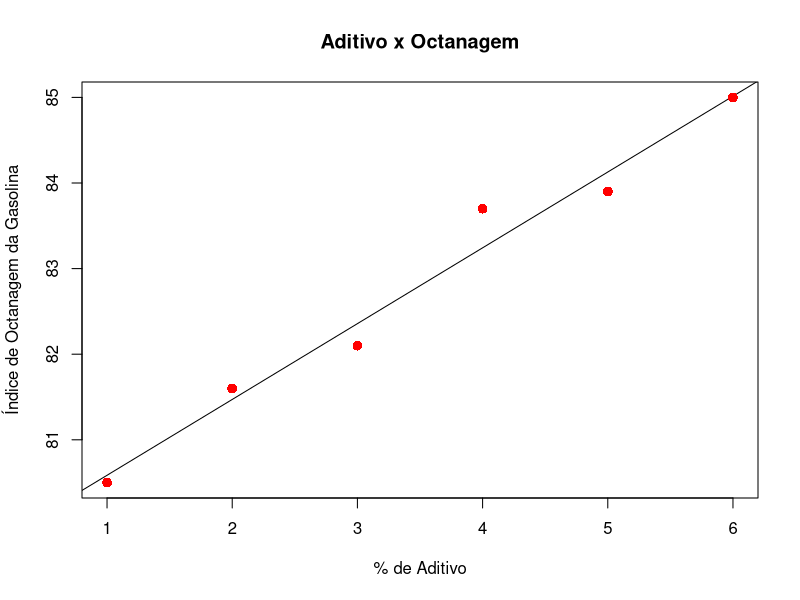
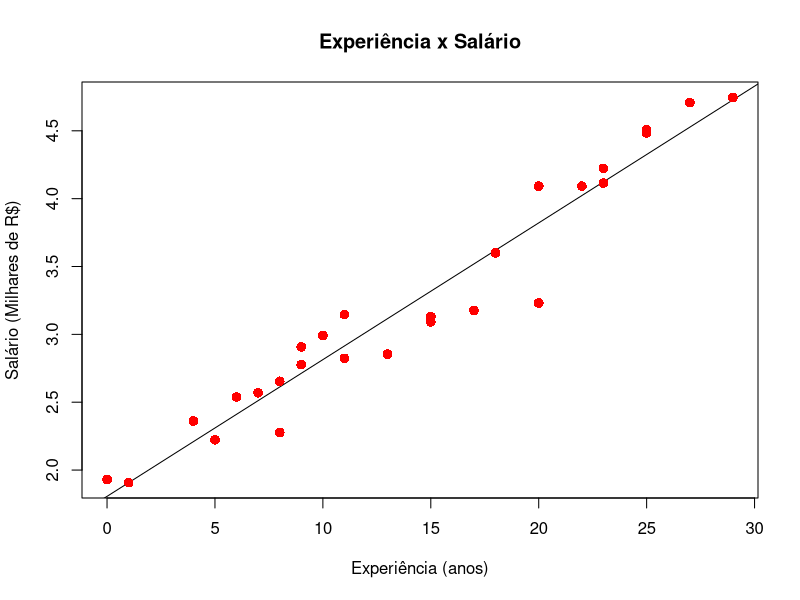
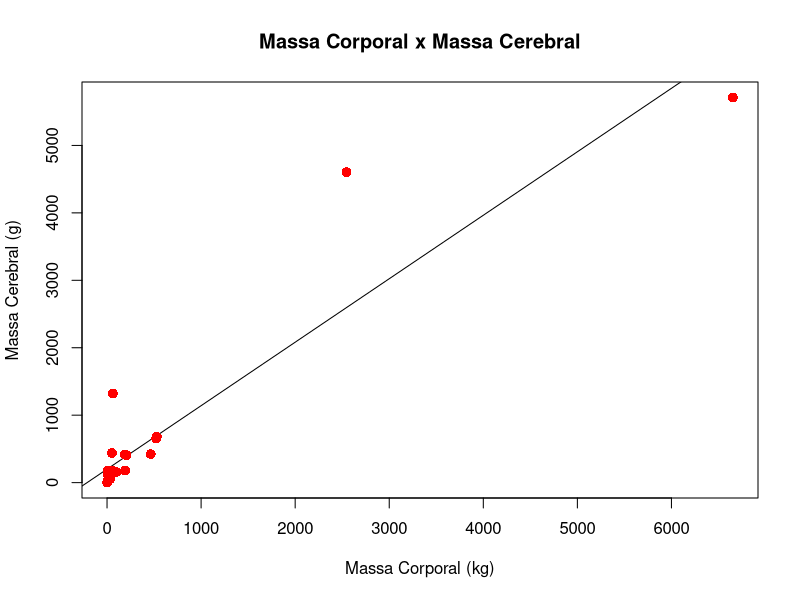
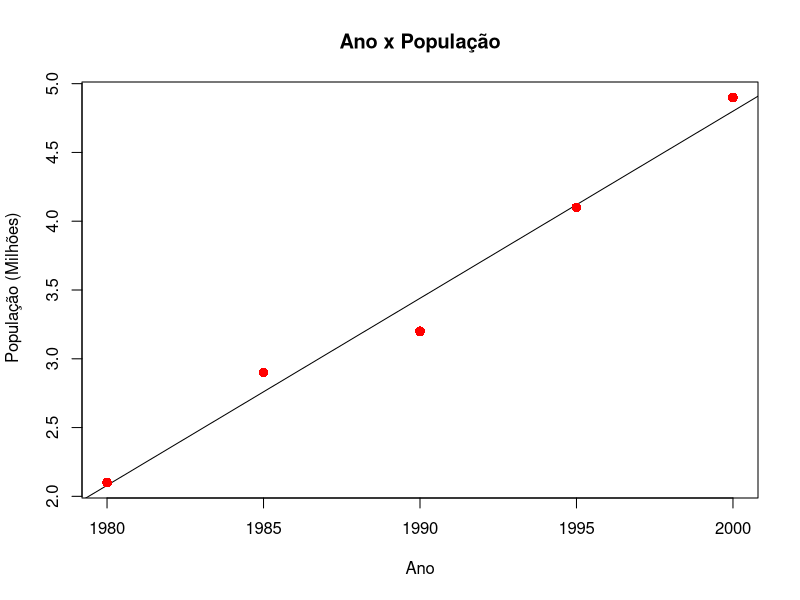
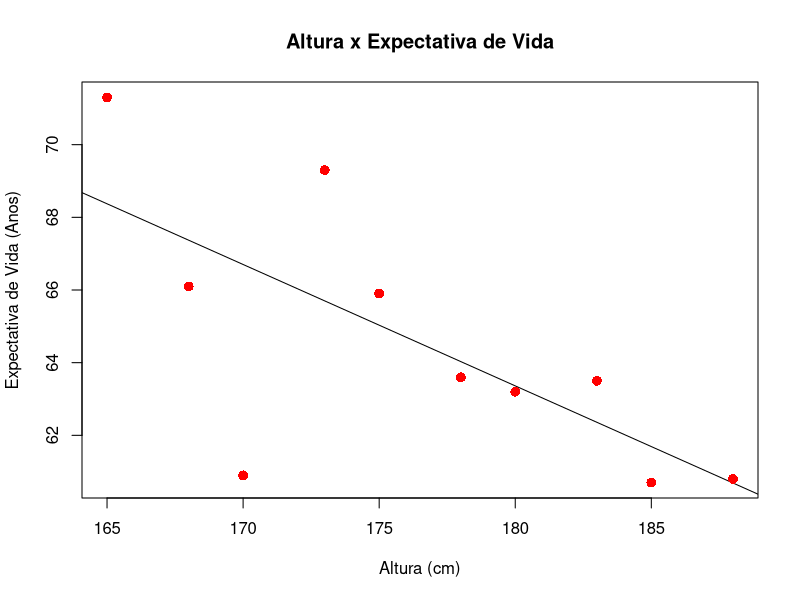
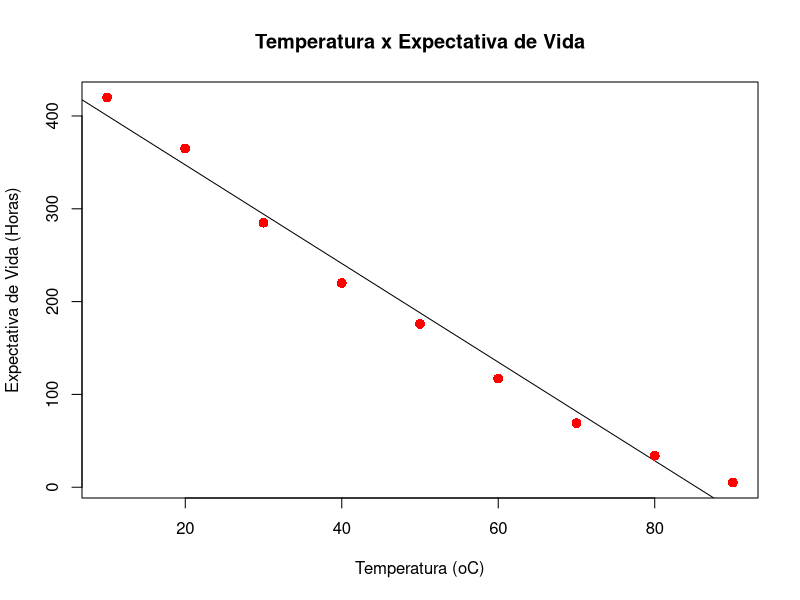

R code for these plots, in order:
#1º Parte da Aula 
#-------------------------------------------------------------------------------------
#Projeto Exemplo
#-------------------------------------------------------------------
# Primeiro Passo - Carregar os dados
# nos vetores x e y
# variável preditora (% de aditivo)
x <- c(1,2,3,4,5,6)
# variável de resposta (índice de octanagem da gasolina)
y <- c(80.5, 81.6, 82.1, 83.7, 83.9, 85.0)
# Segundo Passo - Criação do modelo e
# impressão dos coeficientes
# usando a função lm (linear model)
# para criar o modelo de relação linear
modelo <- lm(y~x)
# impressão dos coeficientes linear e angular
print(modelo)
# Terceiro Passo - Predição da octanagem da gasolina
# para 4% e 5% de aditivo
# predição para 4% de aditivo
a <- data.frame(x = 4)
resultado <- predict(modelo,a)
cat("4% de aditivo gera um índice de octanagem de",resultado,"\n")
# predição para 5% de aditivo
a <- data.frame(x = 5)
resultado <- predict(modelo,a)
cat("5% de aditivo gera um índice de octanagem de",resultado,"\n")
# Dando um nome para o arquivo da imagem.
png(file = "Aditivo_Octanagem.png")
# Desenhando o gráfico
plot( # dados da coordenada x
x,
# dados da coordenada y
y,
# cor dos pontos
col = "red",
# título principal
main = "Aditivo x Octanagem",
# adiciona uma linha no gráfico
abline(modelo),
# espessura dos pontos
cex = 1.3,
# formato dos pontos
pch = 16,
# título do eixo x
xlab = "% de Aditivo",
# título do eixo y
ylab = "Índice de Octanagem da Gasolina")
# salvando e fechando o arquivo da imagem.
dev.off()

#--------------------------------------------------------------------------------------
#1º Caso
#Um Cientista de Dados deseja estudar a possível relação entre o
#salário (em mil reais) e o tempo de experiência (em anos completos) no cargo de gerente
#de agências bancárias de um grande Banco.
#--------------------------------------------------------------------------------------
# Primeiro Passo - Carregar os dados nos vetores x e y
# variável preditora (experiência em anos)
x <- c(0,1,4,5,6,7,8,8,9,9,10,11,11,13,15,15,17,18,20,20,22,23,23,25,25,27,29)
# variável de resposta (salário em milhares de reais)
y <- c(1.9307, 1.9076, 2.3615, 2.2230, 2.5384, 2.5692, 2.2769,2.6538,2.7769,
2.9076, 2.9923, 2.8230, 3.1461, 2.8538, 3.1307, 3.0923,3.1769,3.6000,
3.2307, 4.0923, 4.0923, 4.2230, 4.1153, 4.5076, 4.4846,4.7076,4.7461)
# Segundo Passo - Criação do modelo e impressão dos coeficientes
# usando a função lm (linear model) para criar o modelo de relação linear
modelo <- lm(y~x)
# impressão dos coeficientes linear e angular
print(modelo)
# Terceiro Passo - Predição do salário em milhares de reais
# para 3, 14 e 35 anos de experiência
# predição para 3 anos de experiência
a <- data.frame(x = 3)
resultado <- predict(modelo,a)
cat("3 anos de experiência projeta um salário de",
resultado,"milhares de reais.\n")
# predição para 14 anos de experiência
a <- data.frame(x = 14)
resultado <- predict(modelo,a)
cat("14 anos de experiência projeta um salário de",
resultado,"milhares de reais.\n")
# predição para 35 anos de experiência
a <- data.frame(x = 35)
resultado <- predict(modelo,a)
cat("35 anos de experiência projeta um salário de",
resultado,"milhares de reais.\n")
# Quarto Passo - Impressão do gráfico de dispersão
# com a reta da regressão linear
# Dando um nome para o arquivo da imagem.
png(file = "Experiência_Salario.png")
# Desenhando o gráfico
plot(x, y, col = "red", main = "Experiência x Salário",
abline(modelo), cex = 1.3, pch = 16,
xlab = "Experiência (anos)",ylab = "Salário (Milhares de R$)")
# fechando o arquivo da imagem.
dev.off()

#--------------------------------------------------------------------------------------
#2º Caso
#Um biólogo deseja estudar a possível relação entre o a massa do corpo
#e a massa do cérebro dos mamíferos.
#--------------------------------------------------------------------------------------
# Primeiro Passo - Carregar os dados nos vetores x e y
# variável preditora (Massa Corporal em kg)
x <- c(0.023, 0.120, 0.122, 1.040, 1.350, 2.500, 3.300, 6.800, 10.000, 27.660,
35.000, 36.330, 52.160, 55.500,62.000,100.000,187.100, 192.000, 207.000,
465.000, 521.000, 529.000, 2547.000, 6654.000)
# variável de resposta (Massa Cerebral em g)
y <- c(0.4, 1.0, 3.0, 5.5, 2.5, 12.1, 25.6, 179.0, 115.0, 115.0, 56.0, 119.5,
440.0, 175.0, 1320.0, 157.0, 419.0, 180.0, 406.0, 423.0, 655.0, 680.0,
4603.0, 5712.0)
# Segundo Passo - Criação do modelo e impressão dos coeficientes
# usando a função lm (linear model) para criar o modelo de relação linear
modelo <- lm(y~x)
# impressão dos coeficientes linear e angular
print(modelo)
# Terceiro Passo - Predição da Massa Cerebral em gramas
# para massa corporal de 41, 300 e 18000 kg
# predição para 41 kg de Massa Corporal
a <- data.frame(x = 41)
resultado <- predict(modelo,a)
cat("Massa Corporal 41 kg - Massa Cerebral de",resultado,"g.\n")
# predição para 300 kg de Massa Corporal
a <- data.frame(x = 300)
resultado <- predict(modelo,a)
cat("Massa Corporal 300 kg - Massa Cerebral de",resultado,"g.\n")
# predição para 18000 kg de Massa Corporal
a <- data.frame(x = 18000)
resultado <- predict(modelo,a)
cat("Massa Corporal 18000 kg - Massa Cerebral de",resultado,"g.\n")
# Quarto Passo - Impressão do gráfico de dispersão
# com a reta da regressão linear
# Dando um nome para o arquivo da imagem.
png(file = "Massa Corporal_Cerebral.png")
# Desenhando o gráfico
plot(x, y, col = "red", main = "Massa Corporal x Massa Cerebral",
abline(modelo), cex = 1.3, pch = 16,
xlab = "Massa Corporal (kg)",ylab = "Massa Cerebral (g)")
# fechando o arquivo da imagem.
dev.off()

#--------------------------------------------------------------------------------------
#3º Caso
#A secretaria de planejamento urbano de uma cidade coletou dados do
#tamanho da população (em milhões de pessoas), de cinco em cinco anos.
#--------------------------------------------------------------------------------------
# Primeiro Passo - Carregar os dados nos vetores x e y
# variável preditora (Ano)
x <- c(1980, 1985, 1990, 1995, 2000)
# variável de resposta (População em milhões)
y <- c(2.1, 2.9, 3.2, 4.1, 4.9)
# Segundo Passo - Criação do modelo e impressão dos coeficientes
# usando a função lm (linear model) para criar o modelo de relação linear
modelo <- lm(y~x)
# impressão dos coeficientes linear e angular
print(modelo)
# Terceiro Passo - Predição do tamanho da população em milhoes
# para os anos 1967, 2011 e 3000
# predição para o ano 1967
a <- data.frame(x = 1967)
resultado <- predict(modelo,a)
cat("População em 1967 = ",resultado,"milhões de pessoas.\n")
# predição para o ano 2011
a <- data.frame(x = 2011)
resultado <- predict(modelo,a)
cat("População em 2011 = ",resultado,"milhões de pessoas.\n")
# predição para o ano 3000
a <- data.frame(x = 3000)
resultado <- predict(modelo,a)
cat("População em 3000 = ",resultado,"milhões de pessoas.\n")
# Quarto Passo - Impressão do gráfico de dispersão
# com a reta da regressão linear
# Dando um nome para o arquivo da imagem.
png(file = " Ano_População.png")
# Desenhando o gráfico
plot(x, y, col = "red", main = "Ano x População",
abline(modelo), cex = 1.3, pch = 16,
xlab = "Ano",ylab = " População (Milhões)")
# fechando o arquivo da imagem.
dev.off()

#--------------------------------------------------------------------------------------
#4º Caso
#Um estudo mostrou haver uma correlação entre a altura de pessoas
#saudáveis (IMC entre 18,5 e 25) e a expectativa de vida.
#--------------------------------------------------------------------------------------
# Primeiro Passo - Carregar os dados nos vetores x e y
# variável preditora (Altura em cm)
x <- c(165, 168, 170, 173, 175, 178, 180, 183, 185, 188)
# variável de resposta (Expectativa de vida em anos)
y <- c(71.3, 66.1, 60.9, 69.3, 65.9, 63.6, 63.2, 63.5, 60.7, 60.8)
# Segundo Passo - Criação do modelo e impressão dos coeficientes
# usando a função lm (linear model) para criar o modelo de relação linear
modelo <- lm(y~x)
# impressão dos coeficientes linear e angular
print(modelo)
# Terceiro Passo - Predição da Expectativa de vida em anos
# para as alturas de 200, 220 e 300 cm.
# predição para a altura de 200 cm
a <- data.frame(x = 200)
resultado <- predict(modelo,a)
cat("Uma pessoa com 200 cm de altura tem uma expectativa de vida de ",
resultado,"anos.\n")
# predição para a altura de 220 cm
a <- data.frame(x = 220)
resultado <- predict(modelo,a)
cat("Uma pessoa com 220 cm de altura tem uma expectativa de vida de ",
resultado,"anos.\n")
# predição para a altura de 300 cm
a <- data.frame(x = 300)
resultado <- predict(modelo,a)
cat("Uma pessoa com 300 cm de altura tem uma expectativa de vida de ",
resultado,"anos.\n")
# Quarto Passo - Impressão do gráfico de dispersão
# com a reta da regressão linear
# Dando um nome para o arquivo da imagem.
png(file = " Altura_Expectativa.png")
# Desenhando o gráfico
plot(x, y, col = "red", main = "Altura x Expectativa de Vida",
abline(modelo), cex = 1.3, pch = 16,
xlab = "Altura (cm)",ylab = "Expectativa de Vida (Anos)")
# fechando o arquivo da imagem.
dev.off()

#--------------------------------------------------------------------------------------
#5º Caso:
#Uma empresa fabrica dispositivos eletrônicos que podem ser usados
#em uma ampla faixa de temperatura. A empresa sabe que o aumento da temperatura
#diminui o tempo de vida do dispositivo. Um estudo foi realizado no qual o tempo de vida
#em horas foi determinado como uma função da temperatura.
#--------------------------------------------------------------------------------------
# Primeiro Passo - Carregar os dados nos vetores x e y
# variável preditora (Temperatura em oC)
x <- c(10, 20, 30, 40, 50, 60, 70, 80, 90)
# variável de resposta (Tempo de vida em horas)
y <- c(420, 365, 285, 220, 176, 117, 69, 34, 5)
# Segundo Passo - Criação do modelo e impressão dos coeficientes
# usando a função lm (linear model) para criar o modelo de relação linear
modelo <- lm(y~x)
# impressão dos coeficientes linear e angular
print(modelo)
# Terceiro Passo - Predição do tempo de vida
# para as temperatudas de 0, 23 e 38 oC.
# predição para temperatura de 0oC
a <- data.frame(x = 0)
resultado <- predict(modelo,a)
cat("A 0 oC o dispositivo tem uma expectativa de vida de",
resultado,"horas.\n")
# predição para temperatura de 23oC
a <- data.frame(x = 23)
resultado <- predict(modelo,a)
cat("A 23 oC o dispositivo tem uma expectativa de vida de",
resultado,"horas.\n")
# predição para temperatura de 38oC
a <- data.frame(x = 38)
resultado <- predict(modelo,a)
cat("A 38 oC o dispositivo tem uma expectativa de vida de",
resultado,"horas.\n")
# Quarto Passo - Impressão do gráfico de dispersão
# com a reta da regressão linear
# Dando um nome para o arquivo da imagem.
png(file = " Temperatura_Expectativa.png")
# Desenhando o gráfico
plot(x, y, col = "red", main = "Temperatura x Expectativa de Vida",
abline(modelo), cex = 1.3, pch = 16,
xlab = "Temperatura (oC)",ylab = "Expectativa de Vida (Horas)")
# fechando o arquivo da imagem.
dev.off()

#2º Parte da AULA 
# variável preditora (experiência em anos)
x <- c( 0 , 1 , 4 , 5 , 6 , 7 , 8 , 8 , 9 ,
9 ,10 ,11 ,11 ,13 ,15 ,15 ,17 ,18 ,
20 ,20 ,22 ,23 ,23 ,25 ,25 ,27 ,29 )
# variável de resposta (salário em milhares de reais)
y <- c( 1.9307, 1.9076, 2.3615, 2.2230, 2.5384, 2.5692, 2.2769, 2.6538, 2.7769,
2.9076, 2.9923, 2.8230, 3.1461, 2.8538, 3.1307, 3.0923, 3.1769, 3.6000,
3.2307, 4.0923, 4.0923, 4.2230, 4.1153, 4.5076, 4.4846, 4.7076, 4.7461)
modelo <- lm(y~x)
# estou informando um vector de dados
dado = data.frame(x=c(5,10,15,20,25))
cat("\nDados\n")
print(dado)
cat("\nPredições\n")
print(predict(modelo,dado))
# o default de level é .95, sendo desnecessário informá-lo
cat("\nIntervalo de confiança\n")
print(predict(modelo,dado,interval="confidence",level=.95))
cat("\nIntervalo de predição\n")
print(predict(modelo,dado,interval="prediction",level=.95))